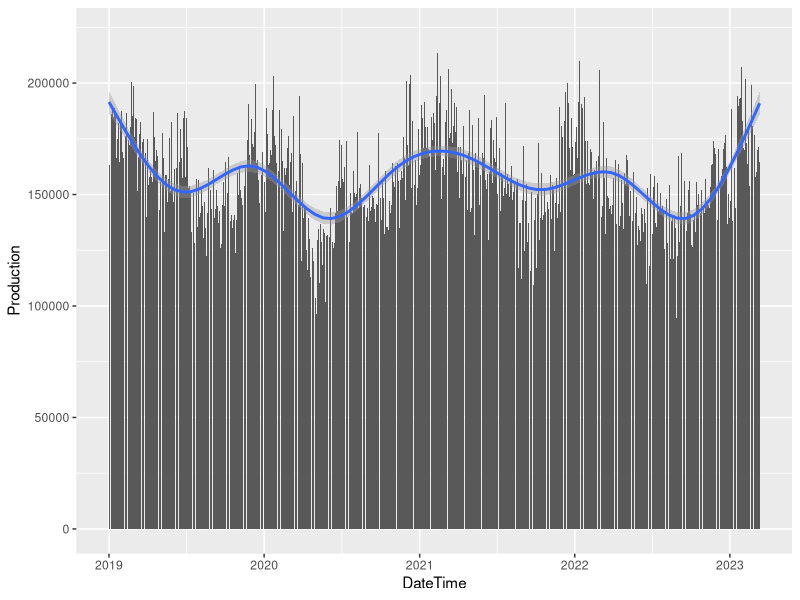

The R source for this figure:
## ---- chunk 1
#initial setup & files
library(tidyverse)

setwd("/Users/home/Downloads/5. Github Public Repos/Daily-Electricity-in-Romania--2019-2023--EDA")
romaniaElectricity <- read.csv("datasets/daily_electricity_data.csv")
romaniaElectricity <- romaniaElectricity %>%
  mutate(DateTime = as.Date(DateTime))
## ---- chunk 2
#Types of potential graphs:
#-mean electricity production by technology type (transform the data to get categorical var)
#-timeseries plot of net electricity production (if negative - country is importing elecricity, if positive - exporting)
#-timeseries plot of total electricity production (smoothed trend line + bars of actual values)
#
## ---- chunk 3
#exploring the data a little bit
head(romaniaElectricity)
str(romaniaElectricity) 
#DateTime needs to be a date var
#also need to take individual columns with different electricity production tech into two columns: tech and production_num
## ---- chunk 4
#graph1 total production over time

ggplot(romaniaElectricity, aes(x = DateTime, y = Production)) + 
  geom_bar(stat = "identity") + 
  geom_smooth()
## ---- chunk 5
#graph2 net electricity
netElectricity <- romaniaElectricity %>%
  select(DateTime, Production, Consumption) %>%
  mutate(NetProduction = Production - Consumption)

## ---- chunk 6
#graph3 mean production by technology
